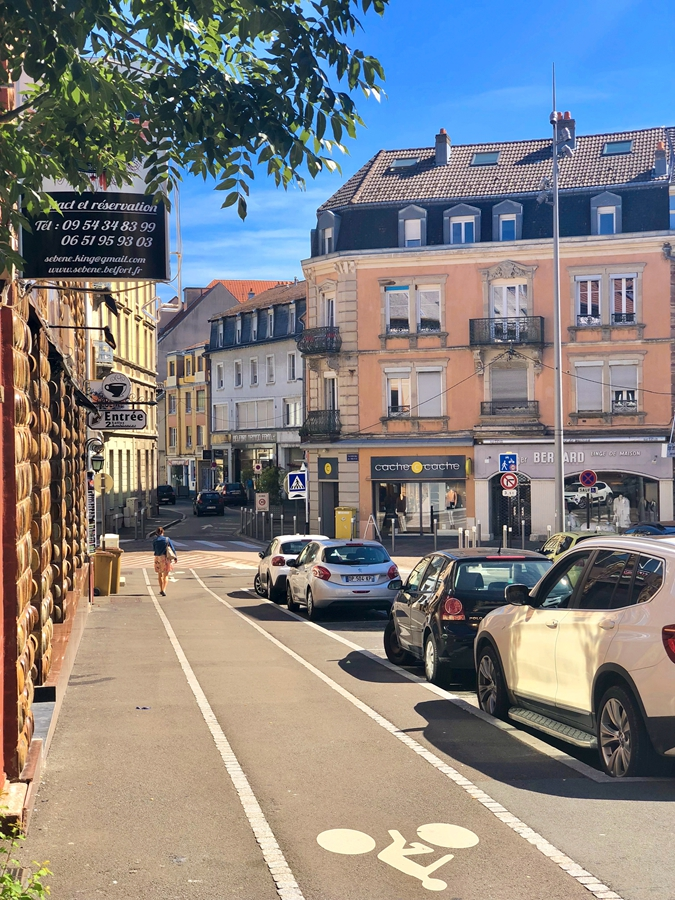
#> input picture 1.jpg, 675 x 900 px
$ jupyter execute '27 opencv 浮雕效果.ipynb'
#> lines starting #> are read from the running program, lines starting #| are printed output that depends on the picture
[cell 1]
import cv2
import numpy as np
import random
import math
img = cv2.imread('1.jpg',1)
#> img is the input picture: shape (900, 675, 3); mean B, G, R 130, 129.9, 131.7
imgInfo = img.shape
#> imgInfo = (900, 675, 3)
height = imgInfo[0]
#> height = 900
width = imgInfo[1]
#> width = 675
gray = cv2.cvtColor(img,cv2.COLOR_BGR2GRAY)
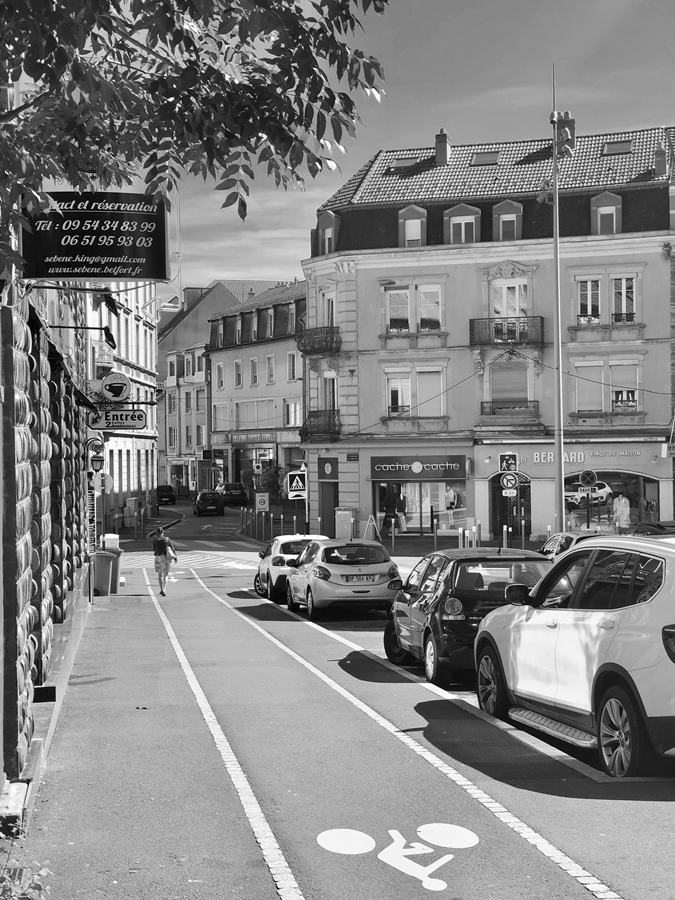
#> gray: shape (900, 675); min 0, max 255, mean 130.4
dst = np.zeros((height,width-1,1),np.uint8)
for i in range(0,height):
    for j in range(0,width-1):
        grayP0 = int(gray[i,j])
        grayP1 = int(gray[i,j+1])
        newP = grayP0-grayP1+128
        if newP>255:
            newP=255
        if newP<0:
            newP=0
        dst[i,j]=newP
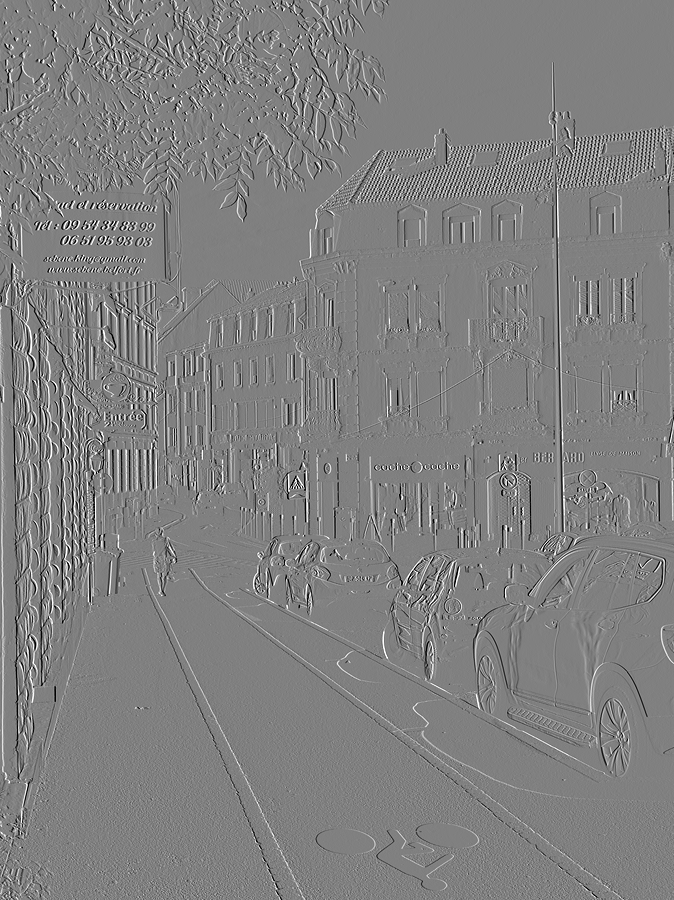
#> dst: shape (900, 674, 1); min 0, max 255, mean 128
cv2.imshow('dst',dst)
cv2.imwrite('fudiao_gray.jpg',dst)
cv2.waitKey(0)

[cell 2]
import cv2
import numpy as np
import random
import math
img = cv2.imread('1.jpg',1)
imgInfo = img.shape
height = imgInfo[0]
width = imgInfo[1]
dst = np.zeros((height,width-1,3),np.uint8)
for i in range(0,height):
    for j in range(0,width-1):
        (b1,g1,r1) = img[i,j]
        (b2,g2,r2) = img[i,j+1]
        b1 = int(b1)
        b2 = int(b2)
        g1 = int(g1)
        g2 = int(g2)
        r1 = int(r1)
        r2 = int(r2)
        b = b1-b2+128
        g = g1-g2+128
        r = r1-r2+128
        if b>255:
            b=255
        if b<0:
            b=0
        if g>255:
            g=255
        if g<0:
            g=0
        if r>255:
            r=255
        if r<0:
            r=0
        dst[i,j]=(b,g,r)
#> dst: shape (900, 674, 3)
cv2.imshow('dst',dst)
cv2.imwrite('fudiao_color.jpg',dst)
cv2.waitKey(0)
